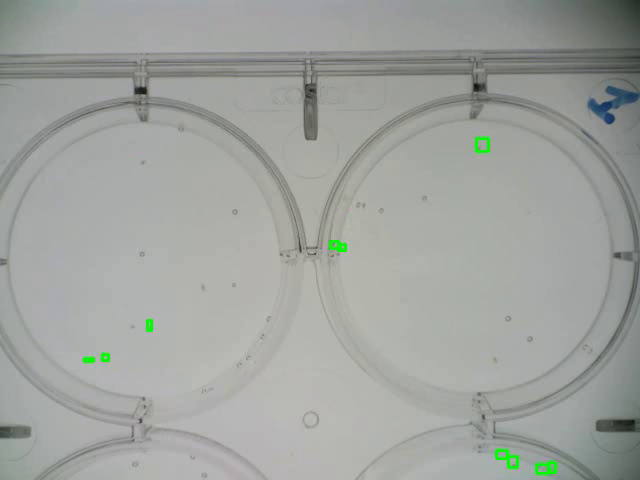
#> input picture frame 31 of OutVideos/P1_24h_01top.avi, 640 x 480 px, given in place of P1_24h_02mid.wmv, which was not available
$ python OCVTracking3.py
#> lines starting #> are read from the running program, lines starting #| are printed output that depends on the picture; after the words box and inside, x2 and y2 are one past the last pixel; in counts of white or black regions, pixels touching at a corner belong together; pictures that were not available may be replaced by others from this repository, and a replacement may not be noted
import cv2
import numpy as np

# Load the video
cap = cv2.VideoCapture('Videos/P1_24h_02mid.wmv')

# Create a background subtractor
fgbg = cv2.createBackgroundSubtractorMOG2(history=500, varThreshold=6, detectShadows=True)

# List to store the positions of rectangles
rect_positions = []

# Number of frames to keep the trace
trace_length = 20

while True:
    ret, frame = cap.read()
#> frame is the input picture: shape (480, 640, 3); mean B, G, R 158.9, 162.5, 159.7
    if not ret:
        break

    # Apply the background subtractor to get the foreground mask
    fgmask = fgbg.apply(frame)
#> fgmask: shape (480, 640); every value is 127

    # Apply some morphological operations to remove noise and fill in gaps
    kernel = cv2.getStructuringElement(cv2.MORPH_ELLIPSE, (3, 3))

    # Erosion + Dilation
    fgmask = cv2.morphologyEx(fgmask, cv2.MORPH_CLOSE, kernel)
    fgmask = cv2.morphologyEx(fgmask, cv2.MORPH_OPEN, kernel)

    # Trouver les contours dans le masque
    contours, _ = cv2.findContours(fgmask, cv2.RETR_EXTERNAL, cv2.CHAIN_APPROX_SIMPLE)
#> contours = [[[0, 0], [0, 479], [639, 479], [639, 0]]]

    # Fusionner les contours proches
    merged_contours = []
    for contour in contours:
        if cv2.contourArea(contour) > 70:
            merged = False
            for i, existing_contour in enumerate(merged_contours):
                a, t = contour[0][0]
                if cv2.pointPolygonTest(existing_contour, (a / 100, t / 100), True) >= -15:
                    merged_contours[i] = np.vstack((existing_contour, contour))
                    merged = True
                    break
            if not merged:
                merged_contours.append(contour)
#> this loop made 1 pass
#> contour on pass 1: [[0, 0], [0, 479], [639, 479], [639, 0]]
#> after the loop, merged_contours = [[[0, 0], [0, 479], [639, 479], [639, 0]]]

    # Pour dessiner
    current_rects = []
    for contour in merged_contours:
        if cv2.contourArea(contour) > 65:  # Lowered the threshold => detecte moins facilement
            x, y, w, h = cv2.boundingRect(contour)
            current_rects.append((x, y, w, h))
            cv2.rectangle(frame, (x, y), (x + w, y + h), (0, 255, 0), 2)  # Rectangles Verts
#> this loop made 1 pass
#> (contour, x, y, w, h) on pass 1: ([[0, 0], [0, 479], [639, 479], [639, 0]], 0, 0, 640, 480)
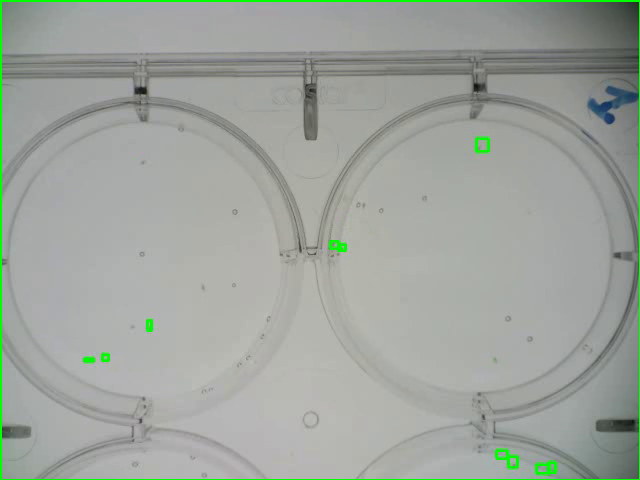
#> frame: shape (480, 640, 3); 1.09% of pixels changed, all inside (x1, y1, x2, y2) = (0, 0, 640, 480)
#> after the loop, current_rects = [(0, 0, 640, 480)]

    # Add current rectangles to the list of positions
    rect_positions.append(current_rects)

    # Keep only the last 'trace_length' frames
    if len(rect_positions) > trace_length:
        rect_positions.pop(0)

    # Draw the trace of rectangles
    for rects in rect_positions:
        for (x, y, w, h) in rects:
            cv2.rectangle(frame, (x, y), (x + w, y + h), (0, 255, 0), 1)
#> this loop made 1 pass

    fps = cap.get(cv2.CAP_PROP_FPS)
#> fps = 10
    cv2.putText(frame, f'FPS: {fps}', (10, 30), cv2.FONT_HERSHEY_SIMPLEX, 1, (255, 0, 0), 2)
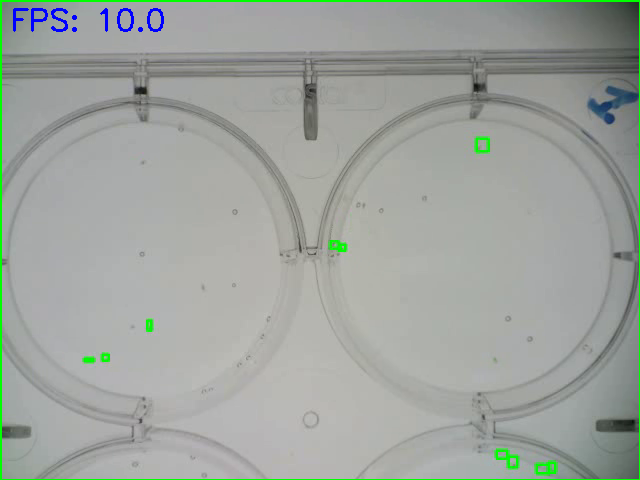
#> frame: shape (480, 640, 3); 0.31% of pixels changed, all inside (x1, y1, x2, y2) = (13, 8, 164, 32)

    cv2.imshow('frame', frame)
    if cv2.waitKey(30) & 0xFF == 27:  # Echap pour quitter
#> (key Esc is pressed here)
        break

cap.release()
cv2.destroyAllWindows()

$ run again, starting later in the video
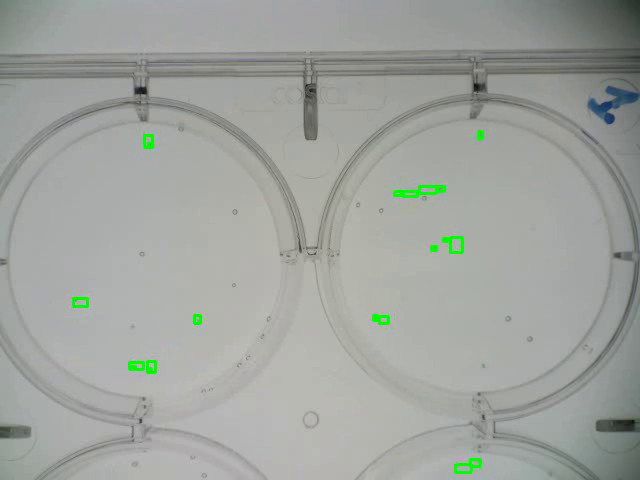
#> input picture frame 139 of OutVideos/P1_24h_01top.avi, 640 x 480 px, given in place of P1_24h_02mid.wmv, which was not available
#> frame is the input picture: shape (480, 640, 3); mean B, G, R 158.6, 163.1, 159.7
#> fgmask: shape (480, 640); every value is 127
#> contours = [[[0, 0], [0, 479], [639, 479], [639, 0]]]
#> the loop `for contour in contours:` made 1 pass
#> contour on pass 1: [[0, 0], [0, 479], [639, 479], [639, 0]]
#> the loop `for contour in merged_contours:` made 1 pass
#> (contour, x, y, w, h) on pass 1: ([[0, 0], [0, 479], [639, 479], [639, 0]], 0, 0, 640, 480)
#> after the loop `for contour in merged_contours:`:
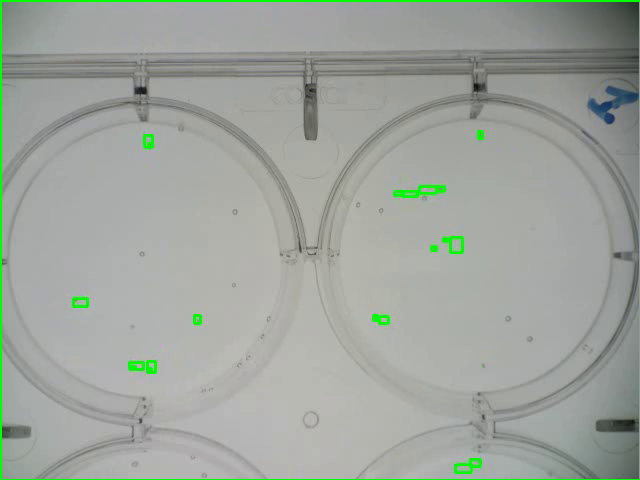
#> frame: shape (480, 640, 3); 1.09% of pixels changed, all inside (x1, y1, x2, y2) = (0, 0, 640, 480)
#> after the loop `for contour in merged_contours:`: current_rects = [(0, 0, 640, 480)]
#> the loop `for rects in rect_positions:` made 1 pass
#> fps = 10
#> `cv2.putText(frame, f'FPS: {fps}', (10, 30), cv2.FONT_HERSHEY_SIMPLEX, ..`:
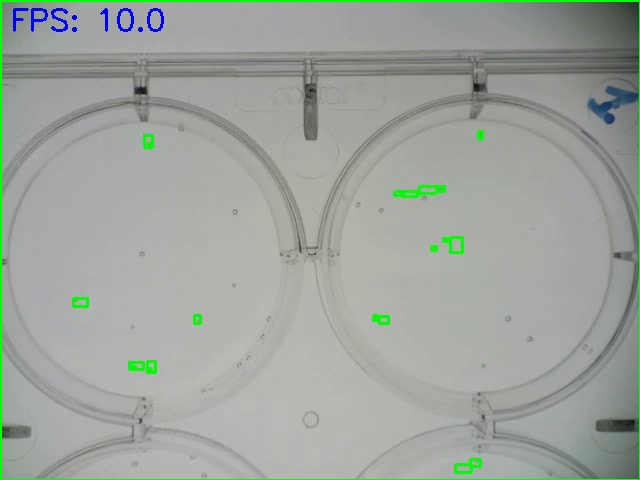
#> frame: shape (480, 640, 3); 0.31% of pixels changed, all inside (x1, y1, x2, y2) = (13, 8, 164, 32)

$ run again, starting later in the video
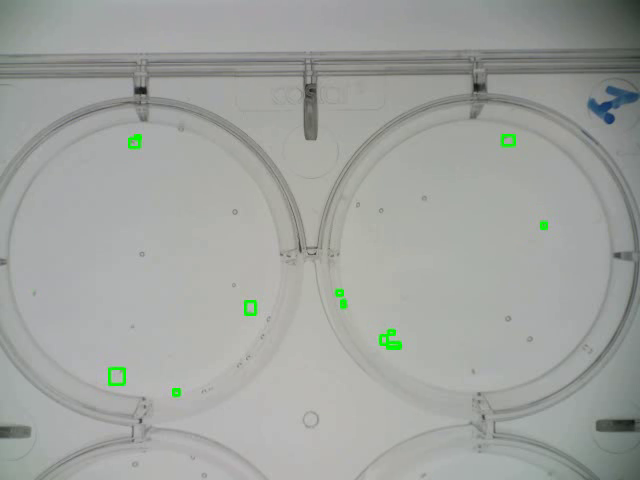
#> input picture frame 248 of OutVideos/P1_24h_01top.avi, 640 x 480 px, given in place of P1_24h_02mid.wmv, which was not available
#> frame is the input picture: shape (480, 640, 3); mean B, G, R 159.2, 163, 159.9
#> fgmask: shape (480, 640); every value is 127
#> contours = [[[0, 0], [0, 479], [639, 479], [639, 0]]]
#> the loop `for contour in contours:` made 1 pass
#> contour on pass 1: [[0, 0], [0, 479], [639, 479], [639, 0]]
#> the loop `for contour in merged_contours:` made 1 pass
#> (contour, x, y, w, h) on pass 1: ([[0, 0], [0, 479], [639, 479], [639, 0]], 0, 0, 640, 480)
#> after the loop `for contour in merged_contours:`:
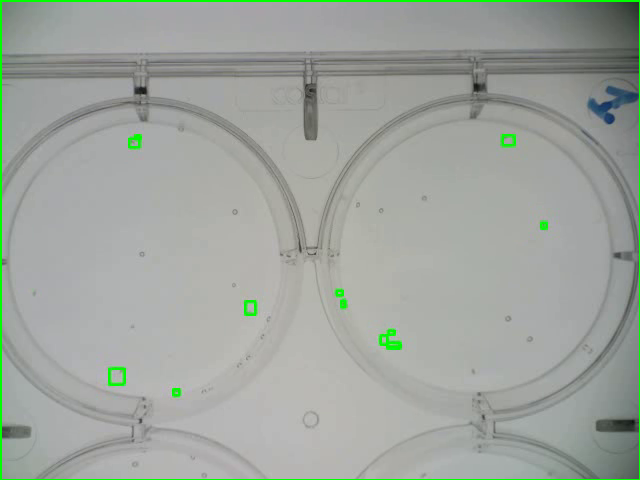
#> frame: shape (480, 640, 3); 1.09% of pixels changed, all inside (x1, y1, x2, y2) = (0, 0, 640, 480)
#> after the loop `for contour in merged_contours:`: current_rects = [(0, 0, 640, 480)]
#> the loop `for rects in rect_positions:` made 1 pass
#> fps = 10
#> `cv2.putText(frame, f'FPS: {fps}', (10, 30), cv2.FONT_HERSHEY_SIMPLEX, ..`:
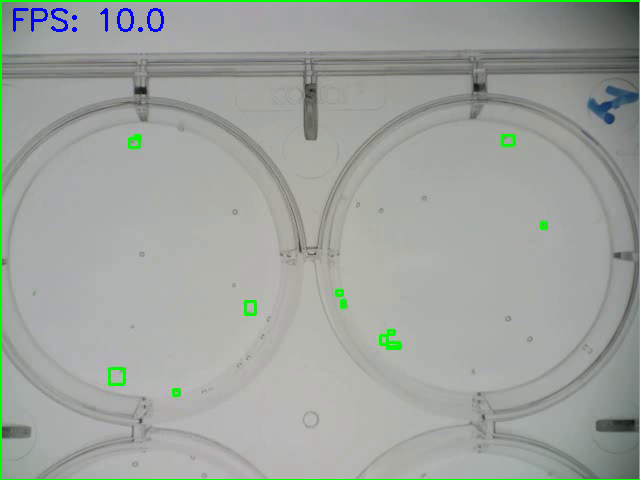
#> frame: shape (480, 640, 3); 0.31% of pixels changed, all inside (x1, y1, x2, y2) = (13, 8, 164, 32)
